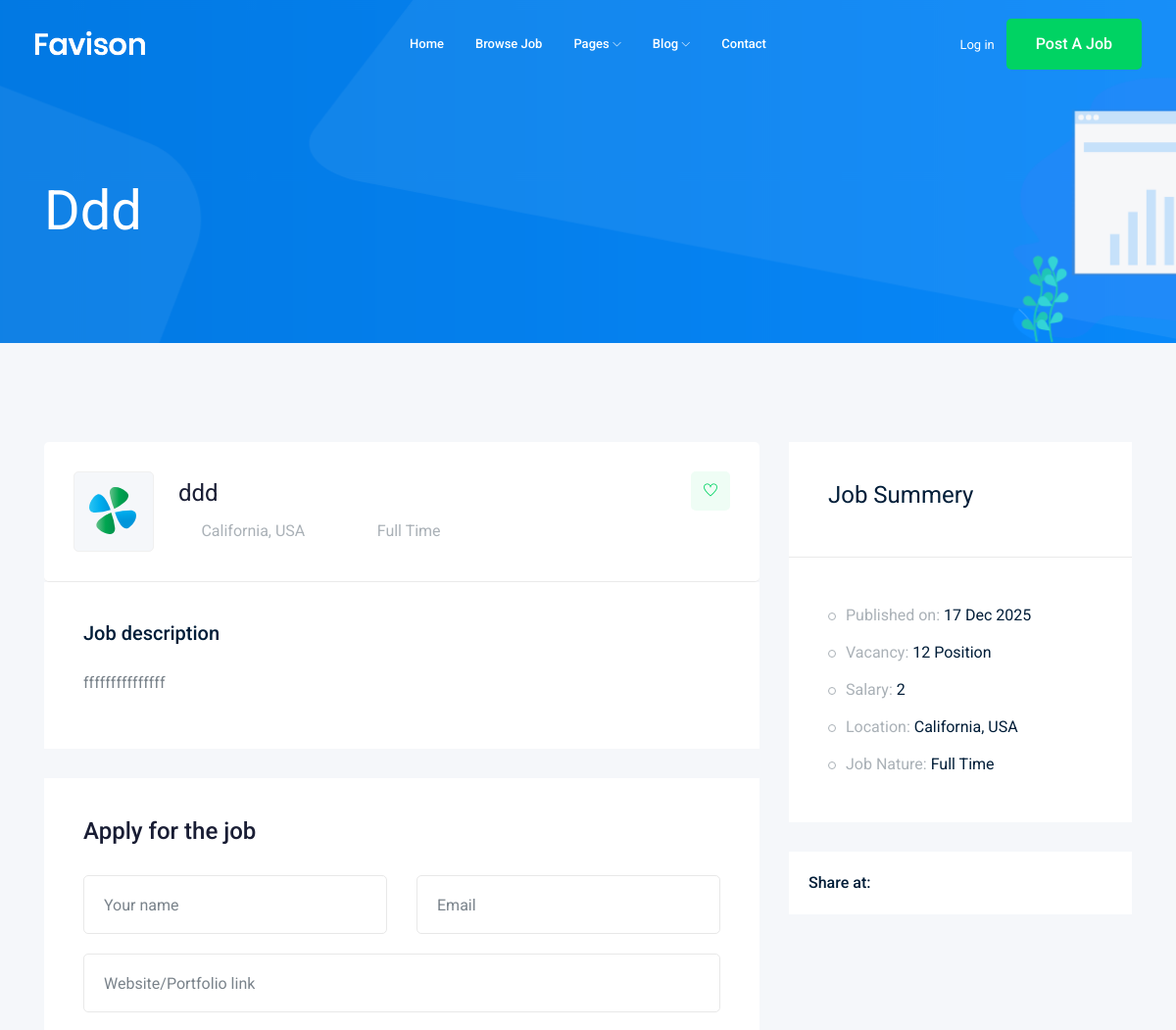
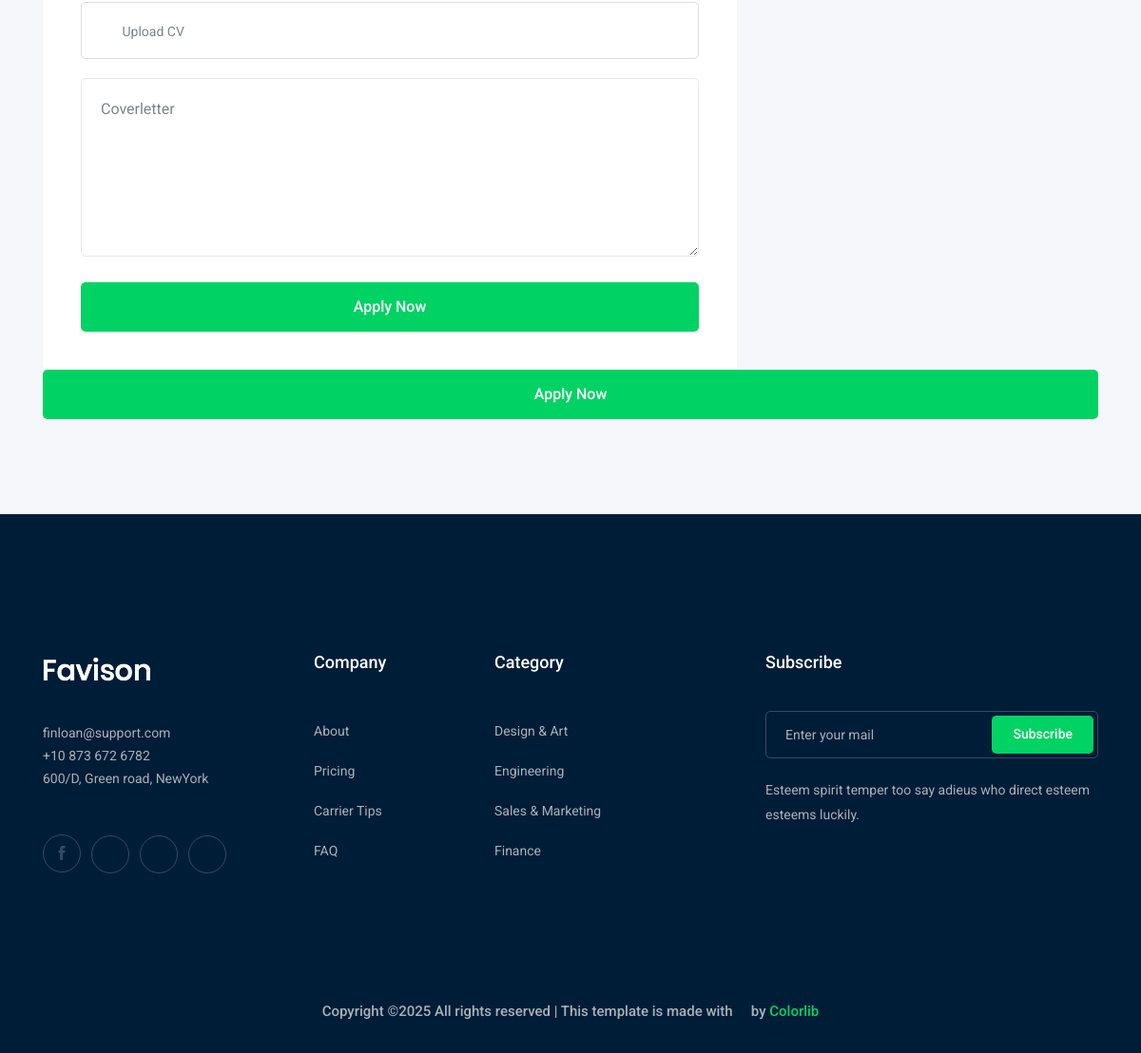
/job/ddd, run on the app's committed database (2 pictures, top to bottom).
### job/models.py (models this page shows, shortened)
class Job(models.Model): # table
    title = models.CharField(max_length=100) #column
    job_type = models.CharField(max_length=15,choices=JOB_TYPE)
    description = models.TextField(max_length=1000)
    published_at = models.DateTimeField(auto_now=True)
    Vacancy = models.IntegerField(default=1)
    salary = models.IntegerField(default=0)
    experience  = models.IntegerField(default=1)
    category = models.ForeignKey('Category',on_delete = models.CASCADE)
    image = models.ImageField(upload_to=image_upload)
    slug = models.SlugField(null=True , blank=True)
    def __str__(self):
        return self.title

### job/views.py (the view)
# urls.py: path('<str:slug>',views.job_detail , name='job_detail'),
def job_detail(request , slug):
    job_detail = Job.objects.get(slug=slug)
    if request.method=='POST':
        pass
    else:
        form = ApplyForm()
    context = {'job':job_detail, 'form':form}
    return render(request,'job/job_detail.html',context)

### job/form.py
class ApplyForm(forms.ModelForm):
    class Meta:
        model = Apply
        fields = ['name','email','website','cv','cover_letter']

### job/templates/job/job_detail.html (shortened to what this page needs)
{% extends "base.html" %}
{%block body%}
    <div class="bradcam_area bradcam_bg_1">
        <div class="container">
            <div class="row">
                <div class="col-xl-12">
                    <div class="bradcam_text">
                        <h3>{{job}}</h3>
                    </div>
                </div>
            </div>
        </div>
    </div>
    <div class="job_details_area">
        <div class="container">
            <div class="row">
                <div class="col-lg-8">
                    <div class="job_details_header">
                        <div class="single_jobs white-bg d-flex justify-content-between">
                            <div class="jobs_left d-flex align-items-center">
                                <div class="thumb">
                                    <img src="img/svg_icon/1.svg" alt="">
                                </div>
                                <div class="jobs_conetent">
                                    <a href="#"><h4>{{job}}</h4></a>
                                    <div class="links_locat d-flex align-items-center">
                                        <div class="location">
                                            <p> <i class="fa fa-map-marker"></i> California, USA</p>
                                        </div>
                                        <div class="location">
                                            <p> <i class="fa fa-clock-o"></i> {{job.job_type}}</p>
                                        </div>
                                    </div>
                                </div>
                            </div>
                            <div class="jobs_right">
                                <div class="apply_now">
                                    <a class="heart_mark" href="#"> <i class="ti-heart"></i> </a>
                                </div>
                            </div>
                        </div>
                    </div>
                    <div class="descript_wrap white-bg">
                        <div class="single_wrap">
                            <h4>Job description</h4>
                            <p>{{job.description}}</p>
                        </div>
                    </div>
                    <div class="apply_job_form white-bg">
                        <h4>Apply for the job</h4>
                        <form action="#" method="POST">
                            <div class="row">
                                <div class="col-md-6">
                                    <div class="input_field">
                                        <input type="text" placeholder="Your name">
                                    </div>
                                </div>
                                <div class="col-md-6">
                                    <div class="input_field">
                                        <input type="text" placeholder="Email">
                                    </div>
                                </div>
                                <div class="col-md-12">
                                    <div class="input_field">
                                        <input type="text" placeholder="Website/Portfolio link">
                                    </div>
                                </div>
                                <div class="col-md-12">
                                    <div class="input-group">
                                        <div class="input-group-prepend">
                                          <button type="button" id="inputGroupFileAddon03"><i class="fa fa-cloud-upload" aria-hidden="true"></i>
                                          </button>
                                        </div>
                                        <div class="custom-file">
                                          <label class="custom-file-label" for="inputGroupFile03">Upload CV</label>
                                        </div>
                                      </div>
                                </div>
                                <div class="col-md-12">
                                    <div class="input_field">
                                        <textarea name="#" id="" cols="30" rows="10" placeholder="Coverletter"></textarea>
                                    </div>
                                </div>
                                <div class="col-md-12">
                                    <div class="submit_btn">
                                        <button class="boxed-btn3 w-100" type="submit">Apply Now</button>
                                    </div>
                                </div>
                            </div>
                        </form>
                    </div>
                </div>
                <div class="col-lg-4">
                    <div class="job_sumary">
                        <div class="summery_header">
                            <h3>Job Summery</h3>
                        </div>
                        <div class="job_content">
                            <ul>
                                <li>Published on: <span>{{job.published_at|date:"d M o"}}</span></li>
                                <li>Vacancy: <span>{{job.Vacancy}} Position</span></li>
                                <li>Salary: <span>{{job.salary}}</span></li>
                                <li>Location: <span>California, USA</span></li>
                                <li>Job Nature: <span>{{job.job_type}}</span></li>
                            </ul>
                        </div>
                    </div>
                    <div class="share_wrap d-flex">
                        <span>Share at:</span>
                        <ul>
                            <li><a href="#"> <i class="fa fa-facebook"></i></a> </li>
                            <li><a href="#"> <i class="fa fa-google-plus"></i></a> </li>
                            <li><a href="#"> <i class="fa fa-twitter"></i></a> </li>
                            <li><a href="#"> <i class="fa fa-envelope"></i></a> </li>
                        </ul>
                    </div>
                    <div class="job_location_wrap">
                        <div class="job_lok_inner">
                            <div id="map" style="height: 200px;"></div>
                          </div>
                    </div>
                </div>
            </div><button class="boxed-btn3 w-100" type="submit">Apply Now</button>
        </div>
    </div>
{%endblock body%}

### data on the page
Job: title "Ddd", title "ddd", job_type "Full Time", description "fffffffffffffff", published_at "17 Dec 2025", Vacancy "12", salary "2"
